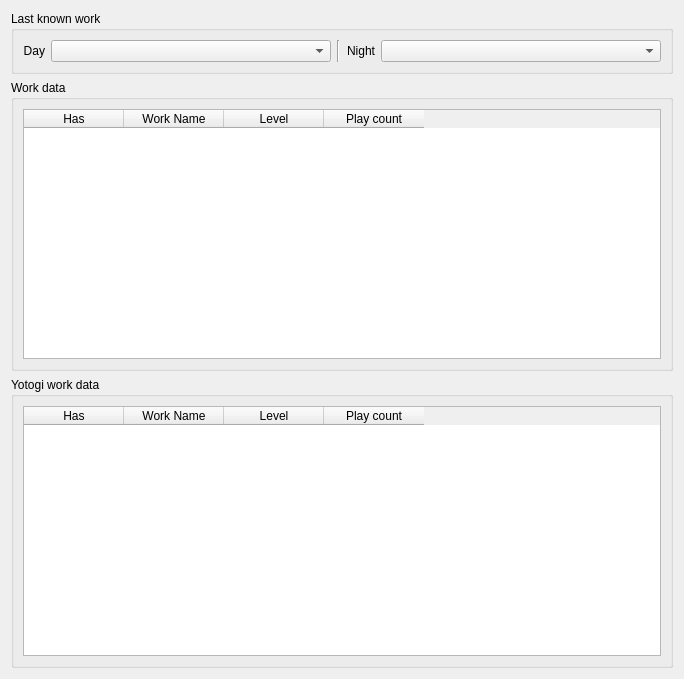
            <widget class="QWidget" name="scrollAreaWidgetContents">
             <property name="geometry">
              <rect>
               <x>0</x>
               <y>0</y>
               <width>684</width>
               <height>679</height>
              </rect>
             </property>
             <layout class="QVBoxLayout" name="verticalLayout_15">
              <item>
               <widget class="QGroupBox" name="groupBox_5">
                <property name="sizePolicy">
                 <sizepolicy hsizetype="Preferred" vsizetype="Maximum">
                  <horstretch>0</horstretch>
                  <verstretch>0</verstretch>
                 </sizepolicy>
                </property>
                <property name="title">
                 <string>Last known work</string>
                </property>
                <layout class="QHBoxLayout" name="horizontalLayout">
                 <item>
                  <widget class="QLabel" name="label">
                   <property name="sizePolicy">
                    <sizepolicy hsizetype="Maximum" vsizetype="Preferred">
                     <horstretch>0</horstretch>
                     <verstretch>0</verstretch>
                    </sizepolicy>
                   </property>
                   <property name="text">
                    <string>Day</string>
                   </property>
                   <property name="alignment">
                    <set>Qt::AlignRight|Qt::AlignTrailing|Qt::AlignVCenter</set>
                   </property>
                  </widget>
                 </item>
                 <item>
                  <widget class="QComboBox" name="cur_noon_work_combo"/>
                 </item>
                 <item>
                  <widget class="Line" name="line">
                   <property name="orientation">
                    <enum>Qt::Vertical</enum>
                   </property>
                  </widget>
                 </item>
                 <item>
                  <widget class="QLabel" name="label_2">
                   <property name="sizePolicy">
                    <sizepolicy hsizetype="Maximum" vsizetype="Preferred">
                     <horstretch>0</horstretch>
                     <verstretch>0</verstretch>
                    </sizepolicy>
                   </property>
                   <property name="text">
                    <string>Night</string>
                   </property>
                   <property name="alignment">
                    <set>Qt::AlignRight|Qt::AlignTrailing|Qt::AlignVCenter</set>
                   </property>
                  </widget>
                 </item>
                 <item>
                  <widget class="QComboBox" name="cur_night_work_combo"/>
                 </item>
                </layout>
               </widget>
              </item>
              <item>
               <widget class="QGroupBox" name="groupBox_6">
                <property name="title">
                 <string>Work data</string>
                </property>
                <layout class="QVBoxLayout" name="verticalLayout_16">
                 <item>
                  <widget class="QTableWidget" name="noon_work_table">
                   <property name="sizePolicy">
                    <sizepolicy hsizetype="Expanding" vsizetype="Minimum">
                     <horstretch>0</horstretch>
                     <verstretch>0</verstretch>
                    </sizepolicy>
                   </property>
                   <property name="sizeAdjustPolicy">
                    <enum>QAbstractScrollArea::AdjustToContents</enum>
                   </property>
                   <property name="editTriggers">
                    <set>QAbstractItemView::NoEditTriggers</set>
                   </property>
                   <property name="alternatingRowColors">
                    <bool>true</bool>
                   </property>
                   <property name="selectionMode">
                    <enum>QAbstractItemView::NoSelection</enum>
                   </property>
                   <attribute name="horizontalHeaderMinimumSectionSize">
                    <number>24</number>
                   </attribute>
                   <attribute name="verticalHeaderVisible">
                    <bool>false</bool>
                   </attribute>
                   <attribute name="verticalHeaderDefaultSectionSize">
                    <number>24</number>
                   </attribute>
                   <attribute name="verticalHeaderMinimumSectionSize">
                    <number>24</number>
                   </attribute>
                   <column>
                    <property name="text">
                     <string>Has</string>
                    </property>
                   </column>
                   <column>
                    <property name="text">
                     <string>Work Name</string>
                    </property>
                   </column>
                   <column>
                    <property name="text">
                     <string>Level</string>
                    </property>
                   </column>
                   <column>
                    <property name="text">
                     <string>Play count</string>
                    </property>
                   </column>
                  </widget>
                 </item>
                </layout>
               </widget>
              </item>
              <item>
               <widget class="QGroupBox" name="groupBox_7">
                <property name="title">
                 <string>Yotogi work data</string>
                </property>
                <layout class="QVBoxLayout" name="verticalLayout_17">
                 <item>
                  <widget class="QTableWidget" name="yotogi_work_table">
                   <property name="sizePolicy">
                    <sizepolicy hsizetype="Expanding" vsizetype="Minimum">
                     <horstretch>0</horstretch>
                     <verstretch>0</verstretch>
                    </sizepolicy>
                   </property>
                   <property name="sizeAdjustPolicy">
                    <enum>QAbstractScrollArea::AdjustToContents</enum>
                   </property>
                   <property name="editTriggers">
                    <set>QAbstractItemView::NoEditTriggers</set>
                   </property>
                   <property name="alternatingRowColors">
                    <bool>true</bool>
                   </property>
                   <property name="selectionMode">
                    <enum>QAbstractItemView::NoSelection</enum>
                   </property>
                   <attribute name="horizontalHeaderMinimumSectionSize">
                    <number>24</number>
                   </attribute>
                   <attribute name="verticalHeaderVisible">
                    <bool>false</bool>
                   </attribute>
                   <attribute name="verticalHeaderDefaultSectionSize">
                    <number>24</number>
                   </attribute>
                   <attribute name="verticalHeaderMinimumSectionSize">
                    <number>24</number>
                   </attribute>
                   <column>
                    <property name="text">
                     <string>Has</string>
                    </property>
                   </column>
                   <column>
                    <property name="text">
                     <string>Work Name</string>
                    </property>
                   </column>
                   <column>
                    <property name="text">
                     <string>Level</string>
                    </property>
                   </column>
                   <column>
                    <property name="text">
                     <string>Play count</string>
                    </property>
                   </column>
                  </widget>
                 </item>
                </layout>
               </widget>
              </item>
             </layout>
            </widget>
